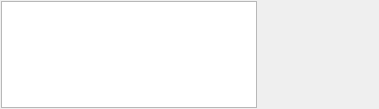
<?xml version="1.0" encoding="UTF-8"?>
<ui version="4.0">
 <class>FormStatus</class>
 <widget class="QWidget" name="FormStatus">
  <property name="geometry">
   <rect>
    <x>0</x>
    <y>0</y>
    <width>379</width>
    <height>109</height>
   </rect>
  </property>
  <property name="windowTitle">
   <string>Form</string>
  </property>
  <layout class="QHBoxLayout" name="horizontalLayout">
   <property name="spacing">
    <number>1</number>
   </property>
   <property name="leftMargin">
    <number>1</number>
   </property>
   <property name="topMargin">
    <number>1</number>
   </property>
   <property name="rightMargin">
    <number>1</number>
   </property>
   <property name="bottomMargin">
    <number>1</number>
   </property>
   <item>
    <widget class="QTableView" name="tableView_memstatus">
     <property name="sizePolicy">
      <sizepolicy hsizetype="Preferred" vsizetype="Preferred">
       <horstretch>0</horstretch>
       <verstretch>0</verstretch>
      </sizepolicy>
     </property>
     <property name="maximumSize">
      <size>
       <width>16777215</width>
       <height>16777215</height>
      </size>
     </property>
     <property name="alternatingRowColors">
      <bool>true</bool>
     </property>
     <property name="selectionMode">
      <enum>QAbstractItemView::NoSelection</enum>
     </property>
     <property name="selectionBehavior">
      <enum>QAbstractItemView::SelectRows</enum>
     </property>
     <attribute name="horizontalHeaderDefaultSectionSize">
      <number>128</number>
     </attribute>
     <attribute name="horizontalHeaderMinimumSectionSize">
      <number>44</number>
     </attribute>
    </widget>
   </item>
   <item>
    <widget class="QtCharts::QChartView" name="widget_memchart" native="true">
     <property name="sizePolicy">
      <sizepolicy hsizetype="Preferred" vsizetype="Preferred">
       <horstretch>0</horstretch>
       <verstretch>0</verstretch>
      </sizepolicy>
     </property>
    </widget>
   </item>
  </layout>
 </widget>
 <customwidgets>
  <customwidget>
   <class>QtCharts::QChartView</class>
   <extends>QWidget</extends>
   <header>QChartView</header>
   <container>1</container>
  </customwidget>
 </customwidgets>
 <resources/>
 <connections/>
</ui>
